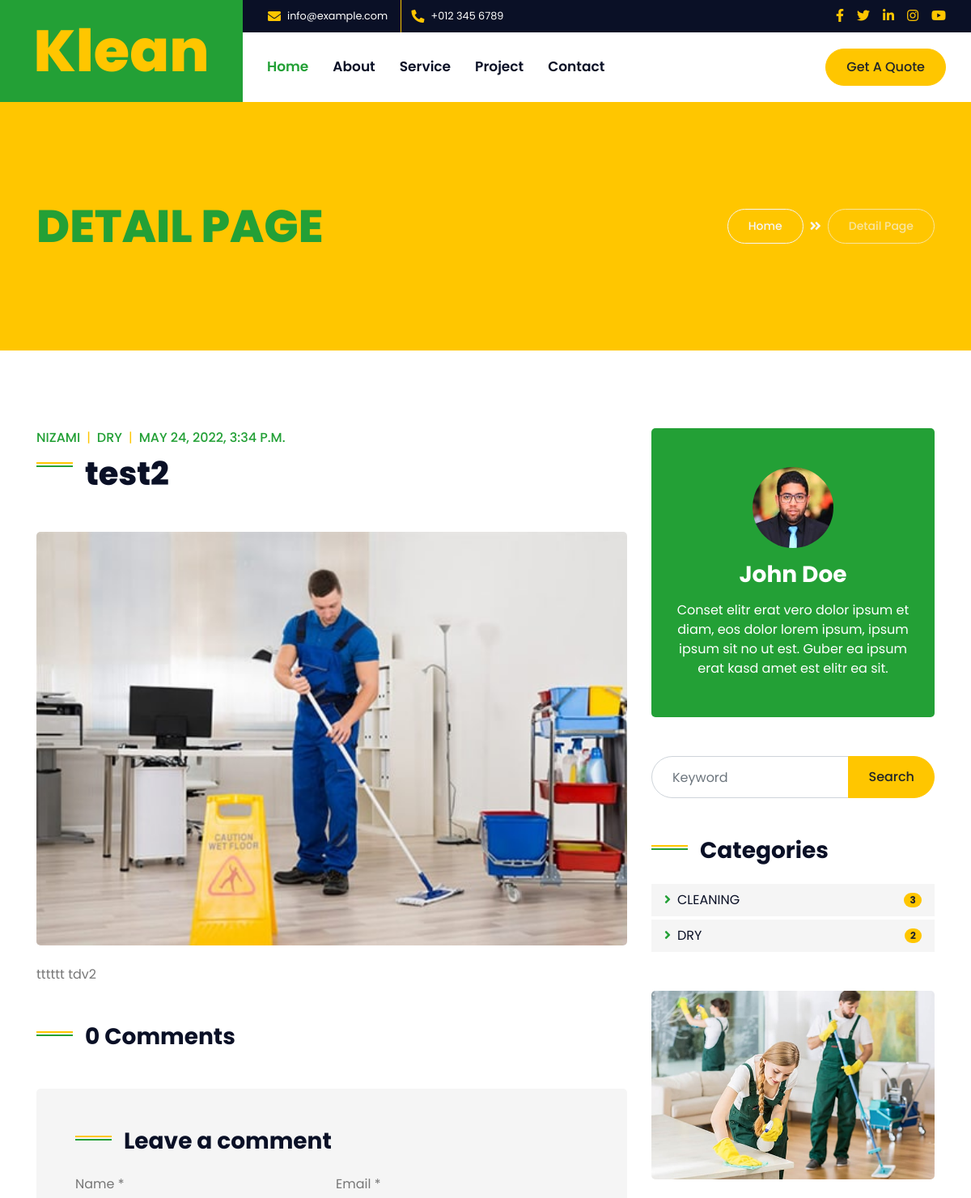
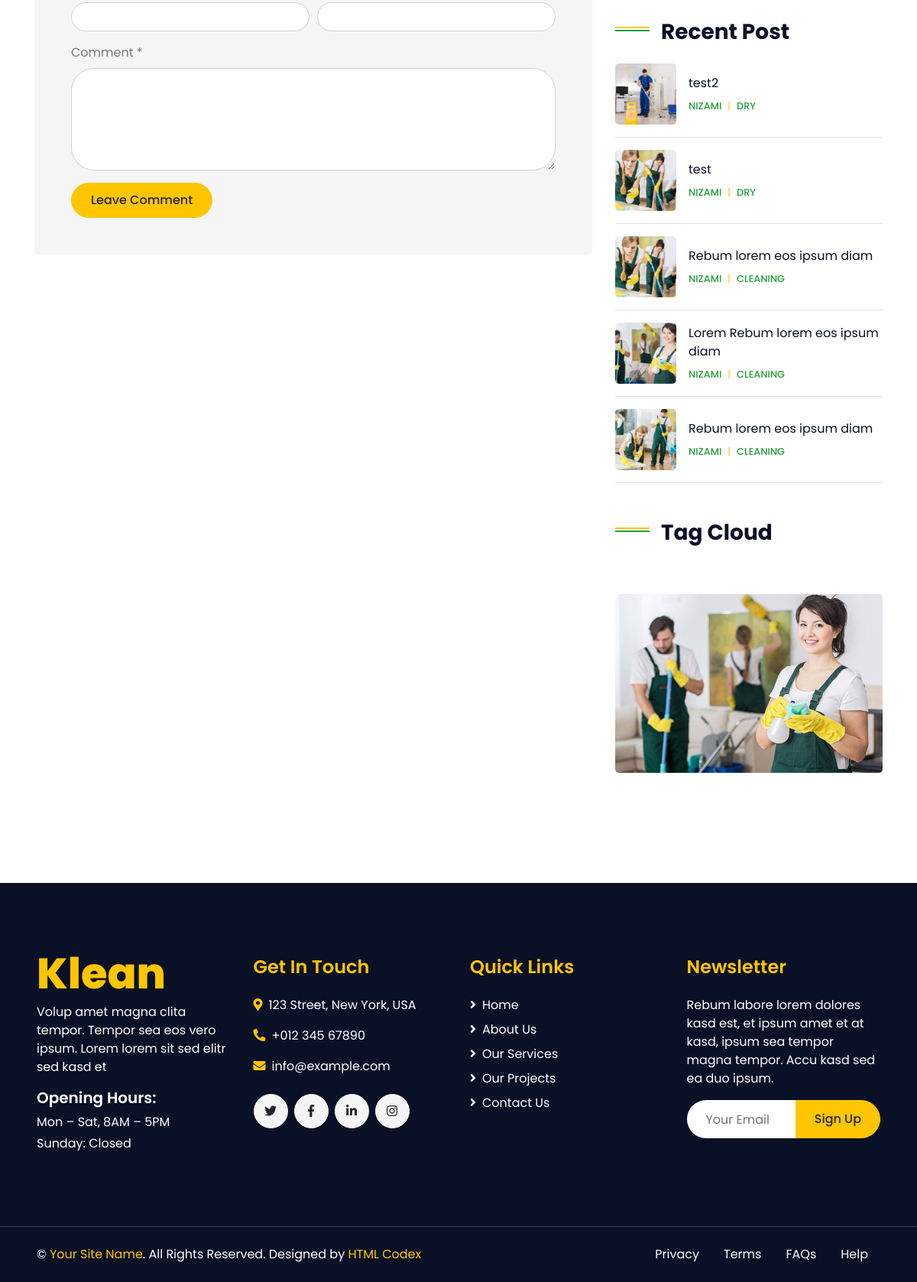
/news/test2/, run on the app's committed database (2 pictures, top to bottom).
### home/models.py (models this page shows, shortened)
class Blog(models.Model):
    category = models.ForeignKey(Category,on_delete=models.CASCADE)
    tag = models.ManyToManyField(Tag)
    author = models.ForeignKey(User, null=True, blank=True,on_delete=models.CASCADE)
    title = models.CharField(max_length=300)
    slug = models.SlugField(
        max_length=200,
        default="",
    )
    content  = models.TextField()
    image = models.ImageField(
        upload_to='blog',
        null=True,
        blank=True,
    )
    status = models.CharField(
        default=DEFAULT_STATUS,
        choices=STATUS,
        max_length=15
    )
    createt_at = models.DateTimeField(auto_now_add=True)
    updated_at = models.DateTimeField(auto_now=True)
    class Meta:
        verbose_name_plural='Blog'

class Category(models.Model):
    title=models.CharField(max_length=200)
    class Meta:
        verbose_name_plural='Categories'
    def __str__(self):
        return self.title

### home/views.py (the view, shortened to what this page needs)
# urls.py: path('news/<slug:slug>/', views.detail, name='detail'),
def detail(request,slug):
    context = dict()
    context['blog'] = get_object_or_404(Blog, slug=slug)
    context['categories'] = Category.objects.all().annotate(blogs_count=Count('blog', filter=Q(blog__status=STATUS)))[0:5]
    context['posts'] = Blog.objects.filter(status=STATUS).order_by('-createt_at')[0:5]
    context['comments']=Comment.objects.filter(news = context['blog'],status=STATUS).order_by('-id')
    return render(request, 'blog_detail.html', context)

### templates/blog_detail.html (shortened to what this page needs)
{% extends 'base/base.html' %}
{% block content %}
{% load static %}
  <div class="container-fluid bg-primary py-5 mb-5">
    <div class="container py-5">
        <div class="row align-items-center py-4">
            <div class="col-md-6 text-center text-md-left">
                <h1 class="display-4 mb-4 mb-md-0 text-secondary text-uppercase">Detail Page</h1>
            </div>
            <div class="col-md-6 text-center text-md-right">
                <div class="d-inline-flex align-items-center">
                    <a class="btn btn-sm btn-outline-light" href="">Home</a>
                    <i class="fas fa-angle-double-right text-light mx-2"></i>
                    <a class="btn btn-sm btn-outline-light disabled" href="">Detail Page</a>
                </div>
            </div>
        </div>
    </div>
</div>
<div class="container-fluid py-5">
    <div class="container">
        <div class="row">
            <div class="col-lg-8">
                <div class="mb-5">
                    <div class="d-flex mb-2">
                        <a class="text-secondary text-uppercase font-weight-medium" href="">{{blog.author}}</a>
                        <span class="text-primary px-2">|</span>
                        <a class="text-secondary text-uppercase font-weight-medium" href="">{{blog.category}}</a>
                        <span class="text-primary px-2">|</span>
                        <a class="text-secondary text-uppercase font-weight-medium" href="">{{blog.createt_at}}</a>
                    </div>
                    <h1 class="section-title mb-3">{{blog.title}}</h1>
                </div>
                <div class="mb-5">
                    <img class="img-fluid rounded w-100 mb-4" src="{{blog.image.url}}" alt="Image">
                    <p>{{blog.content}}</p>
                </div>
                <div class="mb-5">
                    <h3 class="mb-4 section-title">{{comments.count}} Comments</h3>
                </div>
                <div class="bg-light rounded p-5">
                    <h3 class="mb-4 section-title">Leave a comment</h3>
                    <form action={% url 'detail' slug=blog.slug %}  method="POST">
                        <div class="form-row">
                            <div class="form-group col-sm-6">
                                <label for="name">Name *</label>
                                <input name="name" type="text" class="form-control" id="name">
                            </div>
                            <div class="form-group col-sm-6">
                                <label for="email">Email *</label>
                                <input  name="email" type="email" class="form-control" id="email">
                            </div>
                        </div>
                        <div class="form-group">
                            <label for="comment">Comment *</label>
                            <textarea  name="comment" id="comment" cols="30" rows="5" class="form-control"></textarea>
                        </div>
                        <div class="form-group mb-0">
                            <input type="submit" value="Leave Comment" class="btn btn-primary">
                        </div>
                    </form>
                </div>
            </div>
            <div class="col-lg-4 mt-5 mt-lg-0">
                <div class="d-flex flex-column text-center bg-secondary rounded mb-5 py-5 px-4">
                    <img src="{%static 'img/user.jpg' %}" class="img-fluid rounded-circle mx-auto mb-3" style="width: 100px;">
                    <h3 class="text-white mb-3">John Doe</h3>
                    <p class="text-white m-0">Conset elitr erat vero dolor ipsum et diam, eos dolor lorem ipsum,
                        ipsum
                        ipsum sit no ut est. Guber ea ipsum erat kasd amet est elitr ea sit.</p>
                </div>
                <div class="mb-5">
                    <div class="w-100">
                        <div class="input-group">
                            <input type="text" class="form-control" style="padding: 25px;" placeholder="Keyword">
                            <div class="input-group-append">
                                <button class="btn btn-primary px-4">Search</button>
                            </div>
                        </div>
                    </div>
                </div>
                <div class="mb-5">
                    <h3 class="mb-4 section-title">Categories</h3>
                    <ul class="list-inline m-0">
                        {% for category in categories %}
                        <li class="mb-1 py-2 px-3 bg-light d-flex justify-content-between align-items-center">
                            <a class="text-dark" href="#"><i class="fa fa-angle-right text-secondary mr-2"></i>{{category.title}}</a>
                            <span class="badge badge-primary badge-pill">{{category.blogs_count }}</span>
                        </li>
                        {% endfor %}
                    </ul>
                </div>
                <div class="mb-5">
                    <img src="img/blog-1.jpg" alt="" class="img-fluid rounded">
                </div>
                <div class="mb-5">
                    <h3 class="mb-4 section-title">Recent Post</h3>
                    {% for post in posts %}
                    <div class="d-flex align-items-center border-bottom mb-3 pb-3">
                        <img class="img-fluid rounded" src="{{post.image.url}}" style="width: 80px; height: 80px; object-fit: cover;" alt="">
                        <div class="d-flex flex-column pl-3">
                            <a class="text-dark mb-2" href="">{{post.title}}</a>
                            <div class="d-flex">
                                <small><a class="text-secondary text-uppercase font-weight-medium" href="">{{post.author}}</a></small>
                                <small class="text-primary px-2">|</small>
                                <small><a class="text-secondary text-uppercase font-weight-medium" href="">{{post.category}}</a></small>
                            </div>
                        </div>
                    </div>
                    {% endfor %}
                </div>
                     <div class="mb-5">
                        <h3 class="mb-4 section-title">Tag Cloud</h3>
                    </div>
                <div class="mb-5">
                    <img src="{%static 'img/blog-2.jpg' %}" alt="" class="img-fluid rounded">
                </div>
            </div>
        </div>
    </div>
</div>
{% endblock %}

### data on the page
Blog: author "NIZAMI", category "DRY", createt_at "MAY 24, 2022, 3:34 P.M.", title "test2", image (picture), content "tttttt tdv2"
Category: title "CLEANING", blogs_count "3"
Category: title "DRY", blogs_count "2"
Blog: image (picture), title "test", author "NIZAMI", category "DRY"
Blog: image (picture), title "Rebum lorem eos ipsum diam", author "NIZAMI", category "CLEANING"
Blog: image (picture), title "Lorem Rebum lorem eos ipsum diam", author "NIZAMI", category "CLEANING"
Blog: image (picture), title "Rebum lorem eos ipsum diam", author "NIZAMI", category "CLEANING"

### other printed values
{{ comments.count }} "0"
